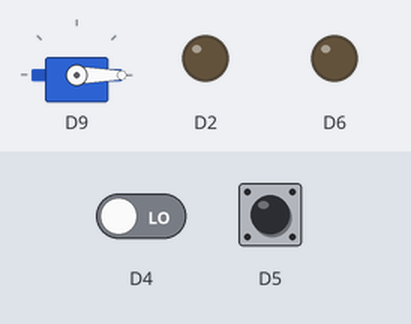
Bench run of a program on a simulated Arduino Nano RP2040 Connect. On the bench: servo, output pins drawn as LEDs (lit = HIGH). Inputs (shaded band) come from the test bench; at power-on: D4 LOW, D5 HIGH. WiFi joins after 1.5 s; servers stay silent unless stated.

Above: at 4.2 s.
4.3 s: D4 driven HIGH
At 4.6 s:
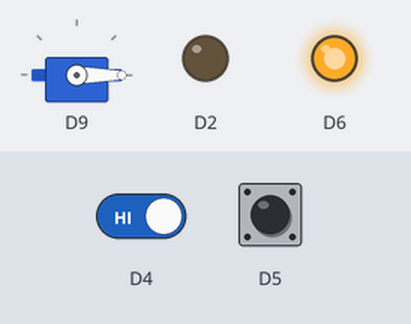
7.3 s: D5 pulled LOW for 0.15 s
At 8.2 s:
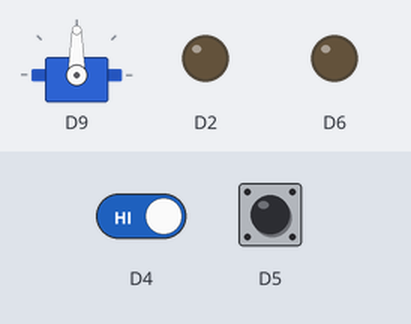
10.3 s: D5 pulled LOW for 1 s
13.3 s: D5 pulled LOW for 3.2 s
Timing chart, 0 to 18.8 s (numbered marks = the images above; inputs shaded):
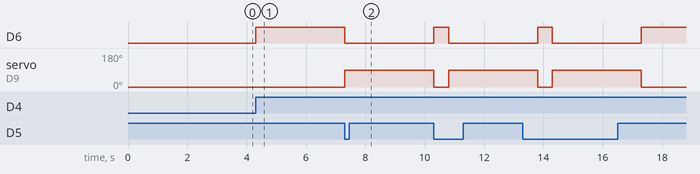

Measured:
- after the input at 4.3 s, D6: LOW → HIGH at once
- after the input at 7.3 s, D6: HIGH → LOW at once; servo on D9: 0° → 90° at once

The program:

main.cpp
```cpp
#include <Arduino.h>
#include <WiFiNINA.h>
#include <ArduinoIoTCloud.h>
#include <Arduino_ConnectionHandler.h>
#include "Ultrasonic.h"
#include "PIR.h"
#include "Button.h"
#include "LED.h"
#include "Buzzer.h"
#include "ServoMotor.h"


const char ssid[] = "M";
const char pass[] = "11111111";

WiFiConnectionHandler wifiConnectionHandler(ssid, pass);

bool pirMotion = false;
bool buttonPressed = false;
bool doorOpen = false;

void setup() {
    Serial.begin(9600);
    WiFi.begin(ssid, pass);

    while (WiFi.status() != WL_CONNECTED) {
        delay(500);
        Serial.print(".");
    }

    ArduinoCloud.begin(wifiConnectionHandler);

    // Cloud properties
    ArduinoCloud.addProperty(pirMotion, READ);
    ArduinoCloud.addProperty(buttonPressed, READWRITE);
    ArduinoCloud.addProperty(doorOpen, READWRITE);

    ultrasonicInit(2, 3);
    pirInit(4);
    buttonInit(5);
    ledInit(6);
    buzzerInit(7);
    servoInit(9);
}

void loop() {
    ArduinoCloud.update();

    pirMotion = detectMotion();
    if (pirMotion) {
        ledOn();
        buzzerOn();
        delay(500);
        ledOff();
        buzzerOff();
    }

    buttonPressed = isButtonPressed();
    if (buttonPressed) {
        openDoor();
    }
}
```

Button.h
```cpp
#ifndef BUTTON_H
#define BUTTON_H

void buttonInit(int pin);
bool isButtonPressed();

#endif
```

Buzzer.h
```cpp
#ifndef BUZZER_H
#define BUZZER_H

void buzzerInit(int pin);
void buzzerOn();
void buzzerOff();

#endif
```

LED.h
```cpp
#ifndef LED_H
#define LED_H

void ledInit(int pin);
void ledOn();
void ledOff();

#endif
```

PIR.h
```cpp
#ifndef PIR_H
#define PIR_H

void pirInit(int pin);
bool detectMotion();

#endif
```

ServoMotor.h
```cpp
#ifndef SERVOMOTOR_H
#define SERVOMOTOR_H

#include <Servo.h>

void servoInit(int pin);
void openDoor();
void closeDoor();

#endif
```

ultrasonic.h
```cpp
#ifndef ULTRASONIC_H
#define ULTRASONIC_H

void ultrasonicInit(int trigPin, int echoPin);
long measureDistance();

#endif
```

Button.cpp
```cpp
#include "Button.h"
#include <Arduino.h>

int buttonPin;

void buttonInit(int pin) {
  buttonPin = pin;
  pinMode(buttonPin, INPUT_PULLUP);
}

bool isButtonPressed() {
  return digitalRead(buttonPin) == LOW;
}
```

LED.cpp
```cpp
#include "LED.h"
#include <Arduino.h>

int ledPin;

void ledInit(int pin) {
  ledPin = pin;
  pinMode(ledPin, OUTPUT);
}

void ledOn() {
  digitalWrite(ledPin, HIGH);
}

void ledOff() {
  digitalWrite(ledPin, LOW);
}
```

PIR.cpp
```cpp
#include "PIR.h"
#include <Arduino.h>

int pirPin;

void pirInit(int pin) {
  pirPin = pin;
  pinMode(pirPin, INPUT);
}

bool detectMotion() {
  return digitalRead(pirPin) == HIGH;
}
```

ServoMotor.cpp
```cpp
#include <Arduino.h>
#include "ServoMotor.h"


Servo myServo;

void servoInit(int pin) {
  myServo.attach(pin);
  myServo.write(0); // Close door initially
}

void openDoor() {
  myServo.write(90); // Open door
  delay(3000);
  myServo.write(0);  // Close door
}

void closeDoor() {
  myServo.write(0);
}
```

ultrasonic.cpp
```cpp
#include "Ultrasonic.h"
#include <Arduino.h>

int trig, echo;

void ultrasonicInit(int trigPin, int echoPin) {
  trig = trigPin;
  echo = echoPin;
  pinMode(trig, OUTPUT);
  pinMode(echo, INPUT);
}

long measureDistance() {
  digitalWrite(trig, LOW);
  delayMicroseconds(2);
  digitalWrite(trig, HIGH);
  delayMicroseconds(10);
  digitalWrite(trig, LOW);

  long duration = pulseIn(echo, HIGH);
  return duration * 0.034 / 2; // Distance in cm
}
```
